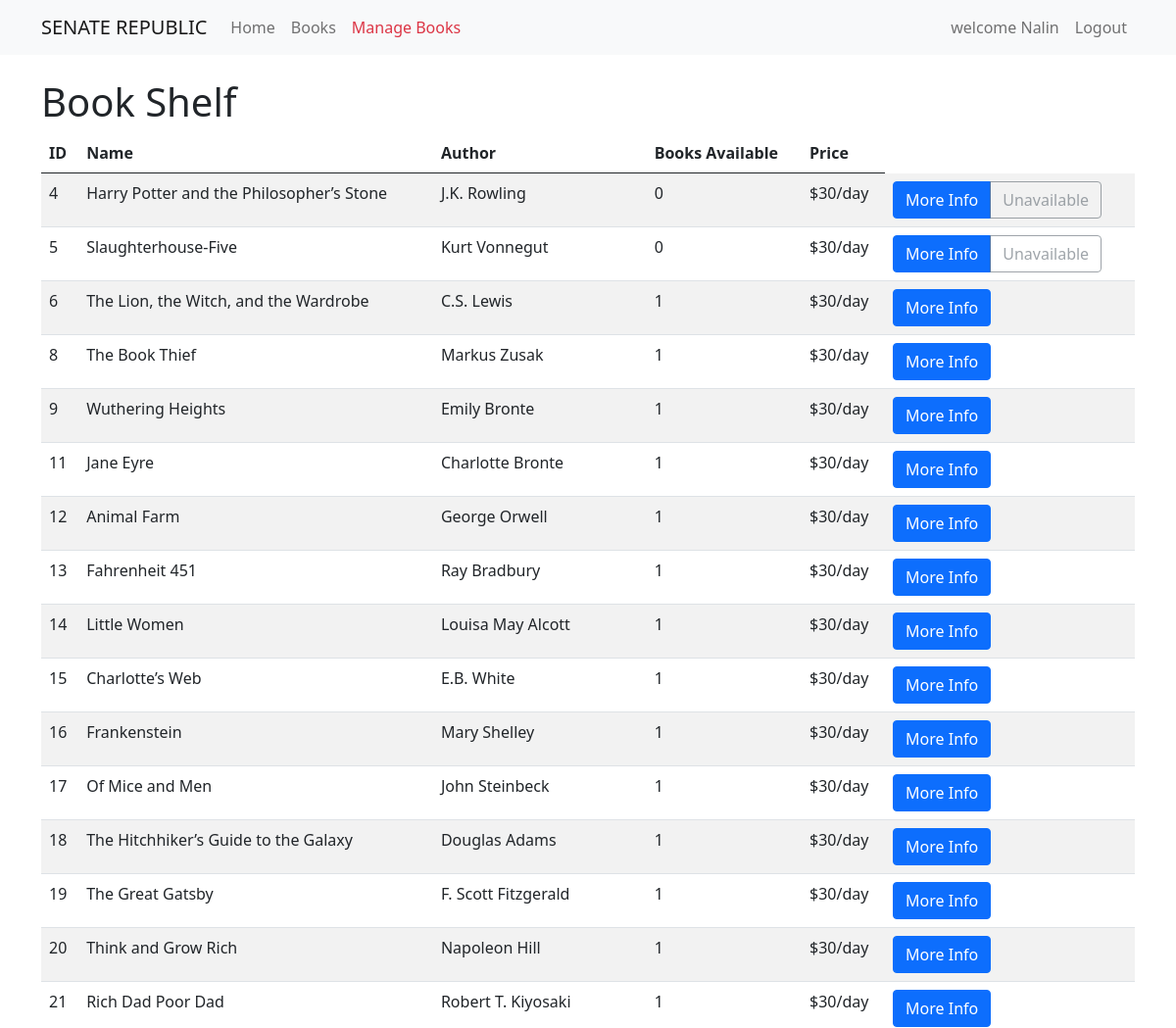
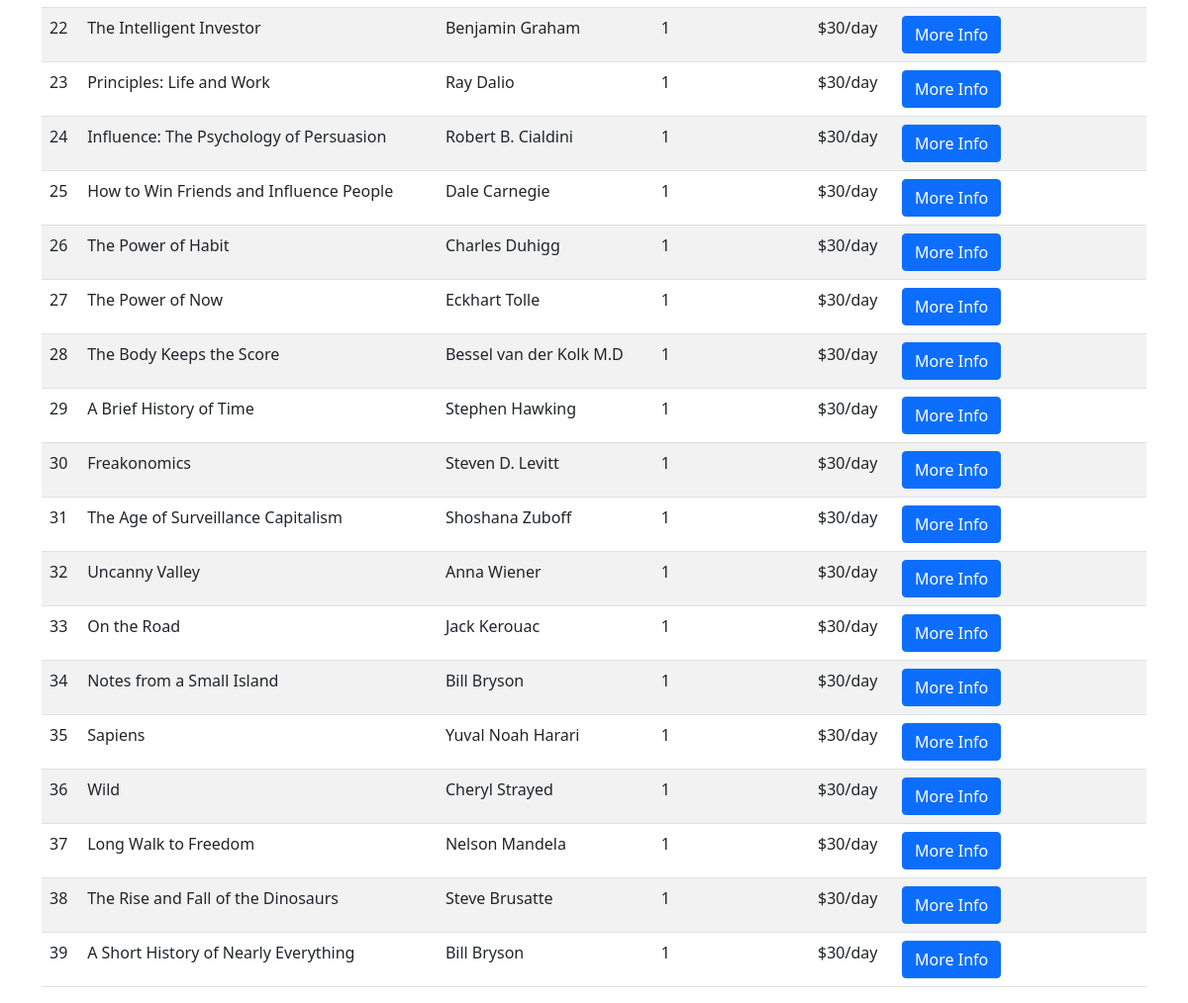
The page /books (signed in) on the database its author committed (2 pictures, top to bottom).
### library/models.py (models this page shows, shortened)
class User(db.Model, UserMixin):
    id = db.Column(db.Integer(), primary_key=True)
    username = db.Column(db.String(length=60), nullable=False, unique=True)
    email_address = db.Column(db.String(length=50), nullable=False, unique=True)
    password_hash = db.Column(db.String(length=60), nullable=False)
    is_admin = db.Column(db.Boolean, default=False)  # for admin user
    books = db.relationship('Book', secondary=association_table, backref='owners')
    @property
    def password(self):
        return self.password

class Book(db.Model):
    id = db.Column(db.Integer(), primary_key=True)
    name = db.Column(db.String(length=30), nullable=False, unique=True)
    author = db.Column(db.String(length=30), nullable=False, default='Unknown')
    book_count = db.Column(db.Integer(), nullable=False, default=1)
    price = db.Column(db.Integer(), nullable=False)

### library/routes.py (the view, shortened to what this page needs)
@app.route('/books', methods=["GET", "POST"])
@login_required
def book_page():
    rented_book_form = RentBook()
    books = Book.query.all()
    return render_template('books.html', books=books, rented_book_form=rented_book_form)

### library/models.py (called while the page is built)
@login_manager.user_loader
def load_user(user_id):
    return User.query.get(int(user_id))

### library/templates/books.html (shortened to what this page needs)
{% extends 'base.html' %}
    {% block content %}
        <h1>Book Shelf</h1>
        <table class="table table-striped table-hover">
          <thead>
            <tr>
              <th>ID</th>
              <th>Name</th>
              <th>Author</th>
              <th>Books Available</th>
              <th>Price</th>
            </tr>
          </thead>
          <tbody>
          {% for book in books %}
          {% include 'includes/rentmodal.html' %}
            <tr>
              <td>{{ book.id }}</td>
              <td>{{ book.name }}</td>
              <td>{{ book.author }}</td>
              <td>{{ book.book_count }}</td>
              <td>${{ book.price }}/day</td>
              <td>
                  <div class="btn-group" role="group">
                        {% if current_user.is_admin %}
                            <button type="button" class="btn btn-primary" data-toggle="modal" data-target="#Modal-Moreinfofor{{ book.id }}">More Info</button>
                        {% endif %}
                    {% if book.book_count > 0 %}
                        {% if not current_user.is_admin %}
                        {% if not current_user in book.owners %}
                            <button type="button" class="btn btn-danger" data-toggle="modal" data-target="#Modal-Rentfor{{ book.id }}">Rent</button>
                        {% endif %}
                        {% endif %}
                    {% else %}
                        <button type="button" class="btn btn-outline-secondary" disabled>Unavailable</button>
                    {% endif %}
                  </div>
              </td>
            </tr>
          {% endfor %}
          </tbody>
        </table>
    {% endblock %}

### library/templates/base.html (shortened to what this page needs)
<!DOCTYPE html>
<html lang="en">
<head>
  <link rel="stylesheet" href="https://cdn.jsdelivr.net/npm/bootstrap@5.0.2/dist/css/bootstrap.min.css">
</head>
<body>
  <nav class="navbar navbar-expand-lg navbar-light bg-light">
    <div class="container">
        <a class="navbar-brand" href="#">
             SENATE REPUBLIC
        </a>
      <div class="collapse navbar-collapse" id="navbarNav">
        <ul class="navbar-nav ml-auto">
          <li class="nav-item">
            <a class="nav-link" href="{{ url_for('home_page') }}">Home</a>
          </li>
          <li class="nav-item">
            <a class="nav-link" href="{{ url_for('book_page') }}">Books</a>
          </li>
            {% if current_user.is_admin %}
                <li class="nav-item" ">
                    <a class="nav-link text-danger" href="{{ url_for('manage') }}"> Manage Books</a>
                </li>
            {% else %}
                <a class="nav-link" href="{{ url_for('profile_page') }}"> Profile</a>
            {% endif %}
        </ul>
      </div>
        {% if current_user.is_authenticated %}
              <div class="collapse navbar-collapse justify-content-end">
                  <ul class="navbar-nav">
                    <li class="nav-item">
                        <a class="nav-link">welcome {{ current_user.username }}</a>
                    </li>
                    <li class="nav-item">
                         <a class="nav-link" href="{{ url_for('logout') }}">Logout</a>
                    </li>
                  </ul>
            </div>
        {% endif %}
    </div>
  </nav>
  <div class="container mt-4">
      {% block content %}
      {% endblock %}
  </div>
</body>
</html>

### rows shown on the page
User: username "Nalin"
Book: id "4", name "Harry Potter and the Philosopher’s Stone", author "J.K. Rowling", book_count "0", price "30", shows "Unavailable"
Book: id "5", name "Slaughterhouse-Five", author "Kurt Vonnegut", book_count "0", price "30", shows "Unavailable"
Book: id "6", name "The Lion, the Witch, and the Wardrobe", author "C.S. Lewis", book_count "1", price "30"
Book: id "8", name "The Book Thief", author "Markus Zusak", book_count "1", price "30"
Book: id "9", name "Wuthering Heights", author "Emily Bronte", book_count "1", price "30"
Book: id "11", name "Jane Eyre", author "Charlotte Bronte", book_count "1", price "30"
Book: id "12", name "Animal Farm", author "George Orwell", book_count "1", price "30"
Book: id "13", name "Fahrenheit 451", author "Ray Bradbury", book_count "1", price "30"
Book: id "14", name "Little Women", author "Louisa May Alcott", book_count "1", price "30"
Book: id "15", name "Charlotte’s Web", author "E.B. White", book_count "1", price "30"
Book: id "16", name "Frankenstein", author "Mary Shelley", book_count "1", price "30"
Book: id "17", name "Of Mice and Men", author "John Steinbeck", book_count "1", price "30"
Book: id "18", name "The Hitchhiker’s Guide to the Galaxy", author "Douglas Adams", book_count "1", price "30"
Book: id "19", name "The Great Gatsby", author "F. Scott Fitzgerald", book_count "1", price "30"
Book: id "20", name "Think and Grow Rich", author "Napoleon Hill", book_count "1", price "30"
Book: id "21", name "Rich Dad Poor Dad", author "Robert T. Kiyosaki", book_count "1", price "30"
Book: id "22", name "The Intelligent Investor", author "Benjamin Graham", book_count "1", price "30"
Book: id "23", name "Principles: Life and Work", author "Ray Dalio", book_count "1", price "30"
Book: id "24", name "Influence: The Psychology of Persuasion", author "Robert B. Cialdini", book_count "1", price "30"
Book: id "25", name "How to Win Friends and Influence People", author "Dale Carnegie", book_count "1", price "30"
Book: id "26", name "The Power of Habit", author "Charles Duhigg", book_count "1", price "30"
Book: id "27", name "The Power of Now", author "Eckhart Tolle", book_count "1", price "30"
Book: id "28", name "The Body Keeps the Score", author "Bessel van der Kolk M.D", book_count "1", price "30"
Book: id "29", name "A Brief History of Time", author "Stephen Hawking", book_count "1", price "30"
Book: id "30", name "Freakonomics", author "Steven D. Levitt", book_count "1", price "30"
Book: id "31", name "The Age of Surveillance Capitalism", author "Shoshana Zuboff", book_count "1", price "30"
Book: id "32", name "Uncanny Valley", author "Anna Wiener", book_count "1", price "30"
Book: id "33", name "On the Road", author "Jack Kerouac", book_count "1", price "30"
Book: id "34", name "Notes from a Small Island", author "Bill Bryson", book_count "1", price "30"
Book: id "35", name "Sapiens", author "Yuval Noah Harari", book_count "1", price "30"
Book: id "36", name "Wild", author "Cheryl Strayed", book_count "1", price "30"
Book: id "37", name "Long Walk to Freedom", author "Nelson Mandela", book_count "1", price "30"
Book: id "38", name "The Rise and Fall of the Dinosaurs", author "Steve Brusatte", book_count "1", price "30"
Book: id "39", name "A Short History of Nearly Everything", author "Bill Bryson", book_count "1", price "30"
